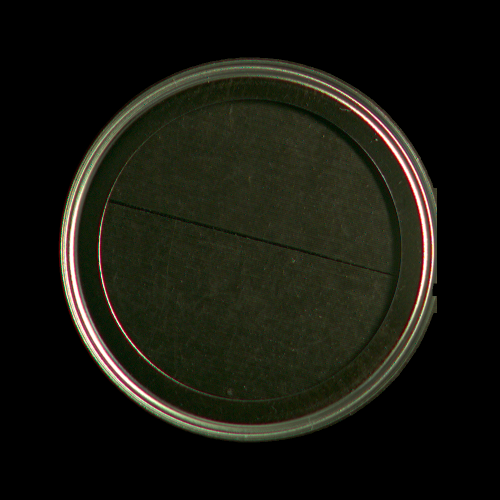
#> input picture seiri-image/trimmed-002.png, 1000 x 1000 px (shown at 1/2 size)
$ python -i 00.canny-edge-detection_rev02.py   (imports and definitions only)
#> lines starting #> are read from the running program, lines starting #| are printed output that depends on the picture
import streamlit as st
from PIL import Image
import cv2
import numpy as np
from t_module import img_array_module
import math

#variables


# [1 line not run here, left out]

def canny_edge_detection(img_array):
    st.header('Header')
    st.subheader('Subheader')

    #00.make a copy
    img_copy = img_array.copy()
    img_black = np.zeros_like(img_array)

    #01. Color -> Gray Scale
    img_gray = cv2.cvtColor(img_copy, cv2.COLOR_BGR2GRAY)
    st.image(img_gray,
             caption='Gray Scale',
             use_column_width=True)
    #02. Gaussian Blur
    kernel = st.sidebar.slider('Blur kernel size', 0, 10)
    kernel = (kernel * 2) + 1
    img_blur = cv2.GaussianBlur(img_gray, (kernel, kernel), None)
    st.image(img_blur,
             caption='Blur Image',
             use_column_width=True)
    #03 Canny Edge Detection
    thres1_val = st.sidebar.slider('Canny Threshold 1', 1, 500)
    thres2_val = st.sidebar.slider('Canny Threshold 2', 1, 500)

    img_edge = cv2.Canny(img_blur, threshold1= thres1_val, threshold2=thres2_val)
    st.image(img_edge,
             caption='Canny Image',
             use_column_width=True)
    #04. dilate , erode
    kernel2 = st.sidebar.slider('dialate, erode k_mat_size', 0, 10)
    kernel2 = (kernel2 * 2) + 1
    k_mat = np.ones((kernel2, kernel2), np.uint8)

    #04.01. dilate
    iter_dialate = st.sidebar.slider('iter_d', 0,20)
    img_dialate = cv2.dilate(img_edge, kernel=k_mat, iterations=iter_dialate)
    st.image(img_dialate,
             caption='Iteration Image',
             use_column_width=True)
    #04.02. Erode
    iter_erode = st.sidebar.slider('iter_e', 0, 20)
    img_erode = cv2.erode(img_dialate, kernel=k_mat, iterations=iter_erode)
    st.image(img_dialate,
             caption='Iteration Image',
             use_column_width=True)


    #04.03. Binary Threshold + Otsu Threshold
    _, img_thresh = cv2.threshold(img_erode, 0, 255, cv2.THRESH_BINARY + cv2.THRESH_OTSU)

    st.image(img_thresh,
             caption='Binary Threshold + Otsu Threshold',
             use_column_width=True)

    img_stack = img_array_module.stackImages(0.3, ([[img_array, img_blur, img_edge],
                                                    [img_dialate,img_erode,img_thresh]]))
    st.subheader('1st Preprocessing')
    st.image(img_stack,
             caption='[img_array, img_blur, img_edge], \n '
                     '[img_dialate,img_erode,img_thresh]',
             use_column_width=True)
    return img_thresh

def find_contour(img_copy, img_thresh, img_size):
    minArea = st.sidebar.slider('minArea', min_value=1, max_value=10000, step=10)
    # 01. 輪郭抽出
    contours, _ = cv2.findContours(img_thresh, cv2.RETR_EXTERNAL, cv2.CHAIN_APPROX_SIMPLE)
    final_contours = []
    for i, cnt in enumerate(contours):
        # print('contours[{}].shape{}: '.format(i, cnt.shape))
        area = cv2.contourArea(cnt)

        if area > (0.9 * img_size):
            continue  # この次は実行しない

        if area > minArea:
            # [5 lines of commented-out code are left out]
            final_contours.append(cnt)

    img_cont = cv2.drawContours(image = img_copy, contours = final_contours, contourIdx = -1, color = (255, 0, 255), thickness = 3)
    st.image(img_cont,
             caption='Contour Images',
             use_column_width=True
             )


#Side Bar
# [148 lines not run here, left out]

>>> import cv2
>>> picture = cv2.imread('../seiri-image/trimmed-002.png', cv2.IMREAD_GRAYSCALE)
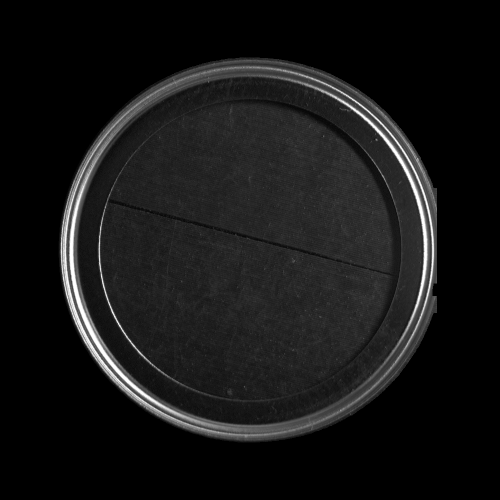
#> picture: shape (1000, 1000) (shown at 1/2 size); min 0, max 255, mean 22.2
#> (the run stopped early here; a loop or call above may not have finished)

$ run again, on seiri-image/trimmed-003.png
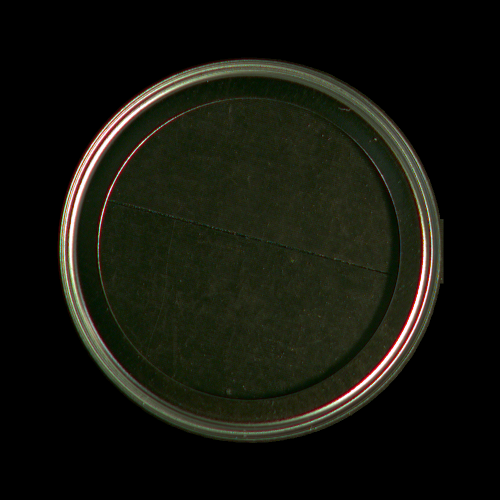
#> input picture seiri-image/trimmed-003.png, 1000 x 1000 px (shown at 1/2 size)
#> `picture = cv2.imread('../seiri-image/trimmed-002.png', cv2.IMREAD_GRAY..`:
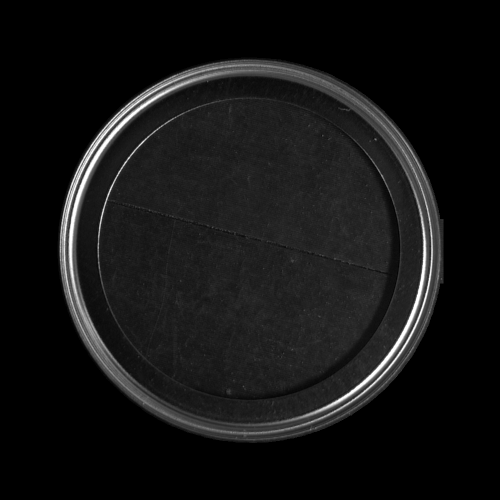
#> picture: shape (1000, 1000) (shown at 1/2 size); min 0, max 255, mean 20.2

$ run again, on seiri-image/trimmed-004.png
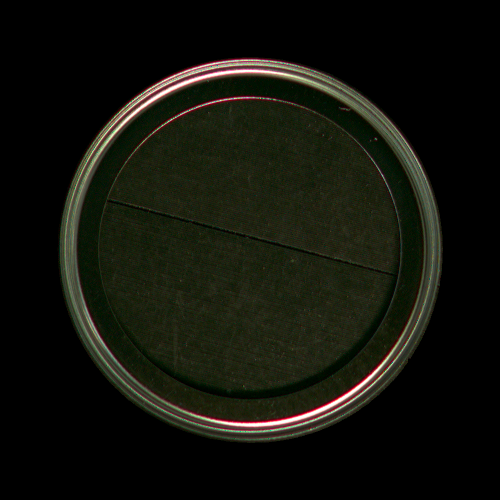
#> input picture seiri-image/trimmed-004.png, 1000 x 1000 px (shown at 1/2 size)
#> `picture = cv2.imread('../seiri-image/trimmed-002.png', cv2.IMREAD_GRAY..`:
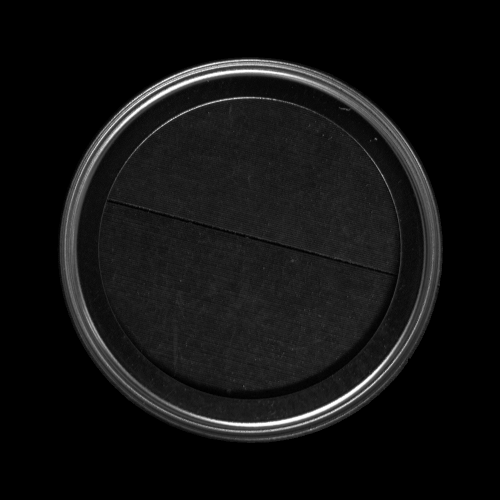
#> picture: shape (1000, 1000) (shown at 1/2 size); min 0, max 255, mean 17.8

$ run again, on seiri-image/trimmed-005.png
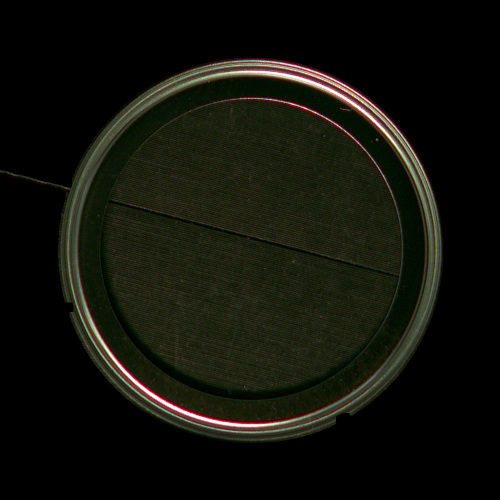
#> input picture seiri-image/trimmed-005.png, 1000 x 1000 px (shown at 1/2 size)
#> `picture = cv2.imread('../seiri-image/trimmed-002.png', cv2.IMREAD_GRAY..`:
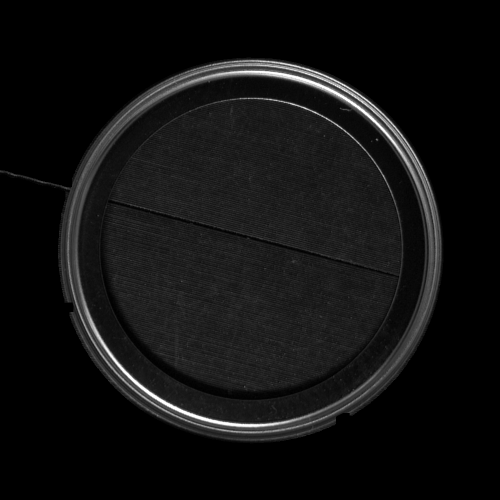
#> picture: shape (1000, 1000) (shown at 1/2 size); min 0, max 255, mean 17.2
